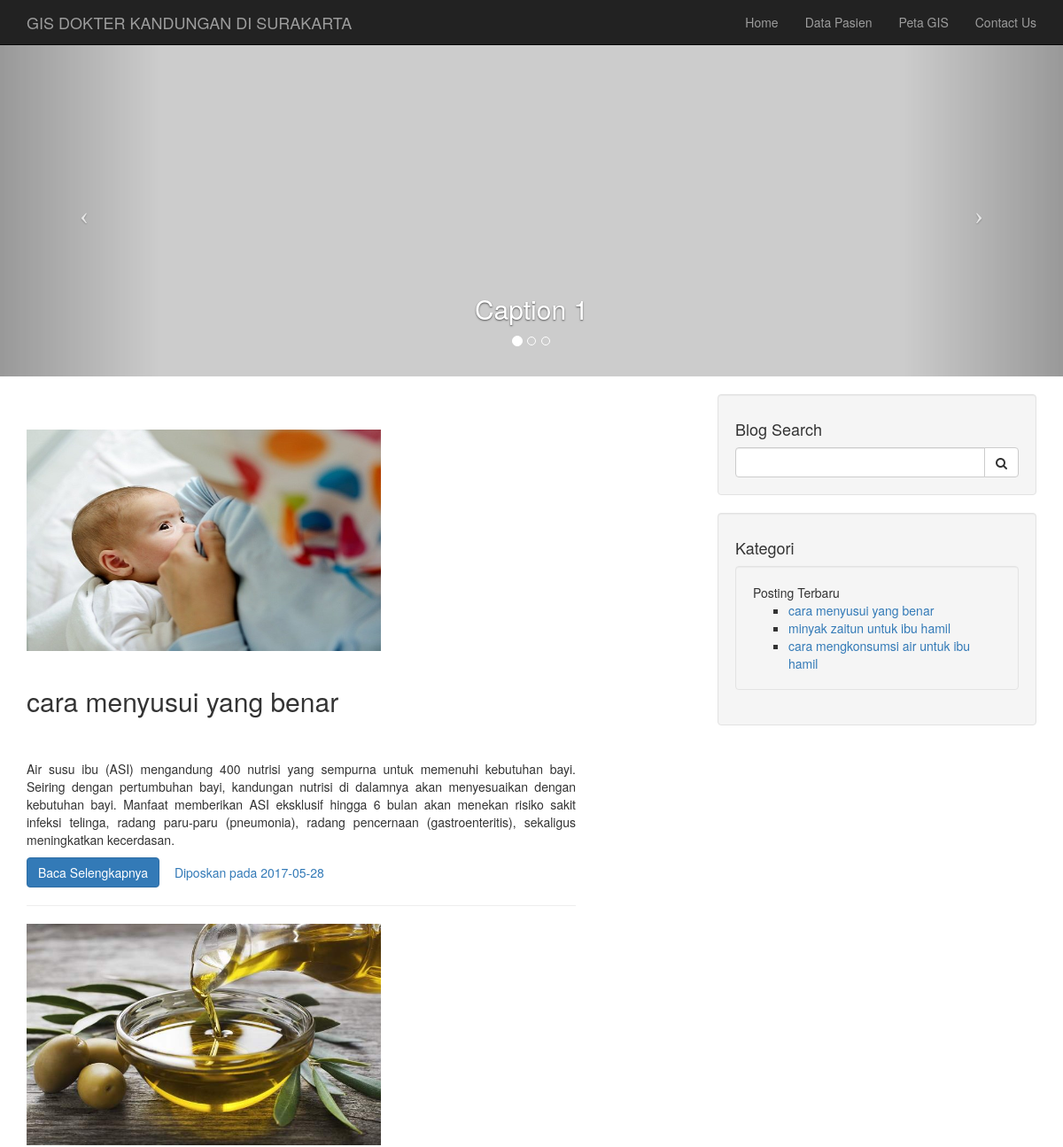
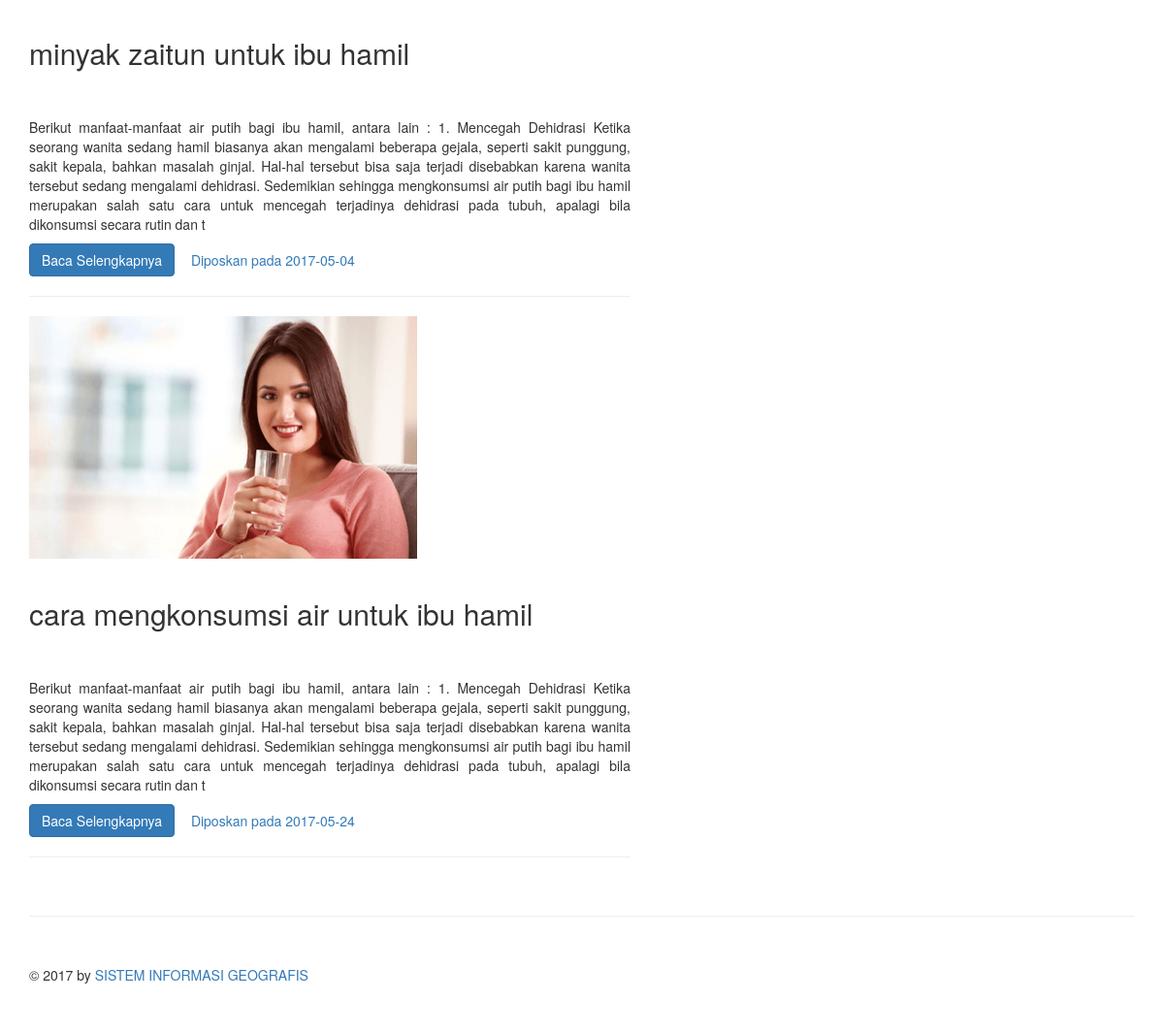
The page / on the database its author committed (2 pictures, top to bottom).
### tables this page shows
CREATE TABLE `menu_user` (
  `id_menu` int(11) NOT NULL,
  `menu` varchar(20) NOT NULL,
  `link_menu` varchar(200) NOT NULL
);

CREATE TABLE `berita` (
  `id_berita` int(4) NOT NULL,
  `judul` varchar(40) DEFAULT NULL,
  `kategori` varchar(30) DEFAULT NULL,
  `deskripsi` text,
  `tanggal` date NOT NULL,
  `gambar` text NOT NULL
);

### index.php (called while the page is built)
<?php
	include('home.php');
?>

### lihatberita.php (the view)
<?php
 include ('dbconfig.php');
 $ambil_data = mysql_query("select * from berita order by id_berita desc limit 0,5",$koneksi);
 while($hasil_data = mysql_fetch_array($ambil_data)){
 ?>
  <div class="row-fluids">
    <div class="span4">
     <img data-src="holder.js/300x200" alt="300x200" src="<?=$hasil_data['gambar'];?>" style="width: 400px; height: 250px;">
    </div>  <br>
    <div class="span8">
      <h2><?=$hasil_data['judul'];?></h2>  <br><br>
      <p style="text-align:justify;"><?=substr($hasil_data['deskripsi'],0,500);?></p>
      <p>
       <a href="home.php?link=lihatdetailberita.php&id=<?=$hasil_data['id_berita'];?>" class="btn btn-primary">Baca Selengkapnya</a>
       <a href="#" class="btn btn-inverse">Diposkan pada <?=$hasil_data['tanggal'];?></a>
      </p>
    </div>
   </div>
   <hr>
 <?php
 }
?>

### template.php (shortened to what this page needs)
<!DOCTYPE html>
<html lang="en">
<head>
    <link href="css/bootstrap.min.css" rel="stylesheet">
    <link href="css/modern-business.css" rel="stylesheet">
    <link href="font-awesome/css/font-awesome.min.css" rel="stylesheet" type="text/css">
</head>
<body>
    <nav class="navbar navbar-inverse navbar-fixed-top" role="navigation">
        <div class="container">
            <div class="navbar-header">
                <a class="navbar-brand" href="index.php">GIS DOKTER KANDUNGAN DI SURAKARTA</a>
            </div>
            <div class="collapse navbar-collapse" id="bs-example-navbar-collapse-1">
                <ul class="nav navbar-nav navbar-right">
                    <?php
						$menu = mysql_query("SELECT * FROM menu_user ORDER BY id_menu ASC");
						while($dataMenu = mysql_fetch_assoc($menu)){
							if(mysql_num_rows($menu) == 0){
								echo '<li><a href="'.$dataMenu['link_menu'].'">'.$dataMenu['menu'].'</a></li>';
							}else{
								echo '<li class="nav nav-pills">
									<a href="'.$dataMenu['link_menu'].'">'.$dataMenu['menu'].'</a>';
									}'
								</li>
								';
						}
					?>
                </ul>
            </div>
        </div>
    </nav>
</body>
</html>

### home.php (shortened to what this page needs)
<?php
include('template.php');
?>
<!DOCTYPE html>
<html lang="en">
<head>
	<link href="css/bootstrap.min.css" rel="stylesheet" type="text/css">
    <link href="css/modern-business.css" rel="stylesheet">
    <link href="font-awesome/css/font-awesome.min.css" rel="stylesheet" type="text/css">
	</head>
<body>
	 <header id="myCarousel" class="carousel slide">
        <ol class="carousel-indicators">
            <li data-target="#myCarousel" data-slide-to="0" class="active"></li>
            <li data-target="#myCarousel" data-slide-to="1"></li>
            <li data-target="#myCarousel" data-slide-to="2"></li>
        </ol>
        <div class="carousel-inner">
            <div class="item active">
                <div class="fill" style="background-image:url('http://placehold.it/1900x1080&text=Slide One');"></div>
                <div class="carousel-caption">
                    <h2>Caption 1</h2>
                </div>
            </div>
        </div>
        <a class="left carousel-control" href="#myCarousel" data-slide="prev">
            <span class="icon-prev"></span>
        </a>
        <a class="right carousel-control" href="#myCarousel" data-slide="next">
            <span class="icon-next"></span>
        </a>
    </header>
	<div class="container">
		<br>
		<section>
			<div class="row">
			<div class="col-md-8 container">
			<br><br>
				<div class="row">
					<div class="col-md-10">
						<?php
						 if(empty($_GET['link']))
								 include "lihatberita.php";
						 else
						  include($_GET['link']);
						 ?>
					</div>
				</div>
			</div>
			<div class="col-md-4">
					<div class="well">
						<h4>Blog Search</h4>
						<div class="input-group">
							<input type="text" class="form-control">
							<span class="input-group-btn">
								<button class="btn btn-default" type="button"><i class="fa fa-search"></i></button>
							</span>
						</div>
					</div>
					<div class="well">
						<h4>Kategori</h4>
								<ul class="list-unstyled">
								  <li><?php include("menuberita.php");?>
									</li>
								</ul>
					</div>
			</div>
		</section>
		<br>
		<div class="row">
		  <div class="col-lg-12">
			<hr>
			<footer>
			 <p>&copy; 2017 by <a href="#">SISTEM INFORMASI GEOGRAFIS</a></p>
			</footer>
		  </div>
		</div>
	</div>
  </body>
</html>

### menuberita.php
<?php
 include ('dbconfig.php');
  $ambil_recent = mysql_query("select id_berita,judul,tanggal from berita order by rand() limit 20",$koneksi);
  ?>
  <div class="well sidebar-nav">
    <ul class="nav nav-list">
      <li class="nav-header">Posting Terbaru</li>
      <ul type="square">
       <?php
    while($hasil_recent= mysql_fetch_array($ambil_recent)){
        echo "<li><a href='home.php?link=lihatdetailberita.php&id=$hasil_recent[id_berita]'>".$hasil_recent['judul']."</a></li>";
    }
    ?>
      </ul>
    </ul>
</div>

### css/modern-business.css (style rules this page uses)
html, body { height: 100%; }
body { padding-top: 50px; }
header.carousel { height: 50%; }
header.carousel .item, header.carousel .item.active, header.carousel .carousel-inner { height: 100%; }
header.carousel .fill { width: 100%; height: 100%; background-position: center; background-size: cover; }
footer { margin: 50px 0; }

### rows shown on the page
menu_user: menu "Home"
menu_user: menu "Data Pasien"
menu_user: menu "Peta GIS"
menu_user: menu "Contact Us"
berita: gambar (picture), judul "cara menyusui yang benar", deskripsi "Air susu ibu (ASI) mengandung 400 nutrisi yang sempurna untuk memenuhi kebutuhan bayi. Seiring dengan pertumbuhan bayi, kandungan nutrisi di dalamnya akan menyesuaikan dengan kebutuhan bayi. Manfaat memberikan ASI eksklusif hingga 6 bulan akan menekan risiko sakit infeksi telinga, radang paru-paru (pneumonia), radang pencernaan (gastroenteritis), sekaligus meningkatkan kecerdasan.", tanggal "2017-05-28"
berita: gambar (picture), judul "minyak zaitun untuk ibu hamil", deskripsi "Berikut manfaat-manfaat air putih bagi ibu hamil, antara lain : 1. Mencegah Dehidrasi Ketika seorang wanita sedang hamil biasanya akan mengalami beberapa gejala, seperti sakit punggung, sakit kepala, bahkan masalah ginjal. Hal-hal tersebut bisa saja terjadi disebabkan karena wanita tersebut sedang mengalami dehidrasi. Sedemikian sehingga mengkonsumsi air putih bagi ibu hamil merupakan salah satu cara untuk mencegah terjadinya dehidrasi pada tubuh, apalagi bila dikonsumsi secara rutin dan t", tanggal "2017-05-04"
berita: gambar (picture), judul "cara mengkonsumsi air untuk ibu hamil", deskripsi "Berikut manfaat-manfaat air putih bagi ibu hamil, antara lain : 1. Mencegah Dehidrasi Ketika seorang wanita sedang hamil biasanya akan mengalami beberapa gejala, seperti sakit punggung, sakit kepala, bahkan masalah ginjal. Hal-hal tersebut bisa saja terjadi disebabkan karena wanita tersebut sedang mengalami dehidrasi. Sedemikian sehingga mengkonsumsi air putih bagi ibu hamil merupakan salah satu cara untuk mencegah terjadinya dehidrasi pada tubuh, apalagi bila dikonsumsi secara rutin dan t", tanggal "2017-05-24"
